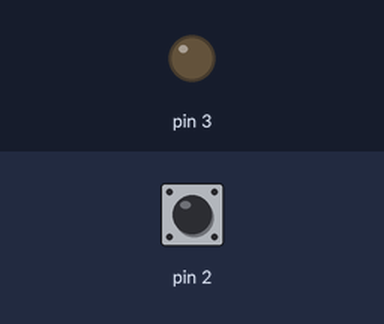
Bench run of a sketch on a simulated Arduino Uno, built with avr-gcc and run on an emulated ATmega328P. Shown: output pins drawn as LEDs (lit = HIGH). Inputs (shaded band) come from the test bench; at power-on: pin 2 HIGH.

Above: at 1.2 s.
1.3 s: pin 2 pulled LOW for 0.15 s
At 1.37 s:
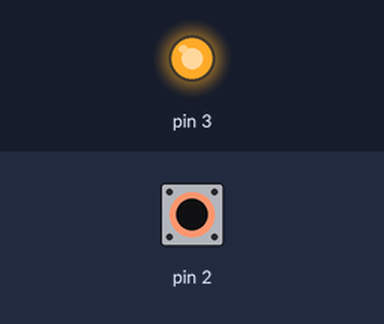
2.9 s: pin 2 pulled LOW for 3.2 s
At 6.7 s:
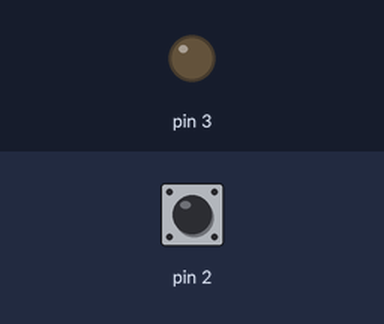
Timing chart, 0 to 8.2 s (numbered marks = the images above; inputs shaded):
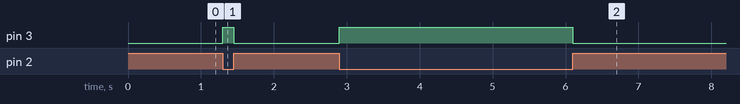

Measured:
- after the input at 1.3 s, pin 3: LOW → HIGH at once, → LOW 0.15 s later
- after the input at 2.9 s, pin 3: LOW → HIGH at once, → LOW 3.2 s later

The sketch:

glowing_led_by_switch1.ino
```cpp
void setup()
{
pinMode(2,INPUT);
pinMode(3,OUTPUT);

digitalWrite(2,HIGH);
}

void loop()
{
digitalWrite(3,!(digitalRead(2)));
}
```
